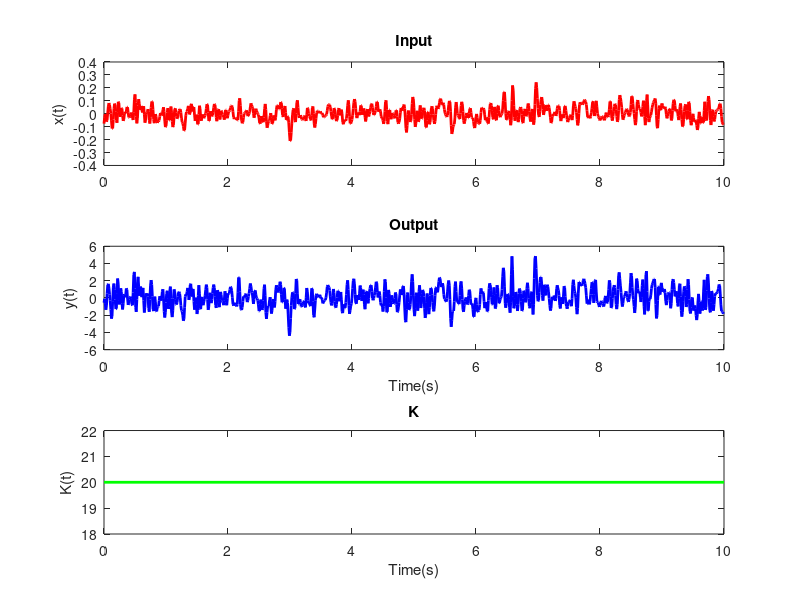

MATLAB code for this plot: (Note: this script raises an error after producing the figure.)
%% TVModelDemo
% Demonstrationt of various aspects of TV identification for BMDE 502
%
% Use cell mode and run ech section separately.

T = 1/100; %Sampling time
duration= 10; % seconds
t = 0:T:duration-T; %Time vector
N= length(t);

%Input design 
[fil_n,fil_d]=butter(2,20/((1/T)/2),'low');  %2nd Order 20Hz low-pass filter.

Input = filtfilt (fil_n, fil_d,0.1*randn(N,1));
%input is low-pass filtered, white-Gaussing signal
d_Input = gradient(Input,T); %first derivative input
dd_Input = gradient(d_Input,T); %second derivative i
%%
%TI Model parameters 
K = 20; %Elasticity
B = 0.25; %viscosity 
I = 0.002; %inertia

%simulated ouput
Output = K*Input + B*d_Input + I*dd_Input;

%plots of input and ouput
figure(1);
subplot(3,1,1)
plot(t,Input,'LineWidth',2,'Color',[1 0 0])
title('Input')
ylabel('x(t)')
subplot(3,1,2)
plot(t,Output,'LineWidth',2,'Color',[0 0 1])
title('Output')
xlabel('Time(s)')
ylabel('y(t)')
subplot(3,1,3)
plot([0 10],[K K],'LineWidth',2,'Color','g')
title('K')
xlabel('Time(s)')
ylabel('K(t)')
streamer('Time Invariant K');


%%
%TV Model parameters 
K = [30*ones(N/4,1); linspace(30,10,N/2)';10*ones(N/4,1)]; % TV Elasticity
B = 0.25; %viscosity 
I = 0.002; %inertia

%simulated ouput
Output = K.*Input + B*d_Input + I*dd_Input;
%note that we use the notaion .* to signifiy item by item multiplication

%plots of input and ouput
figure(1);clf
subplot(3,1,1)
plot(t,Input,'LineWidth',2,'Color',[1 0 0])
title('Input')
ylabel('x(t)')
subplot(3,1,2)
plot(t,Output,'LineWidth',2,'Color',[0 0 1])
title('Output')
ylabel('y(t)')
subplot(3,1,3)
plot(t,K,'LineWidth',2,'Color',[0 1 0])
title('K'); 
streamer('Time-Varying Elasticity')
ylim([5,35])
ylabel('K(t)')
xlabel('Time(s)')
%%  
% We can use matlab's fitlm (fit linear model) function to find the model 
% parameters, other options are avaliable, such as '\' operator. They should provide 
% similar results. 

%estimating a TI system using TV data
tqEst=[];
kEst=[];
TI_model = fitlm([Input d_Input dd_Input],Output,'y ~ x1+x2+x3-1')
tqEst=TI_model.Fitted;
kEst=table2array(TI_model.Coefficients(1,1));

%estimate the models paraters using matlab's fitlm function 
%passing the command 'y ~ x1+x2+x3-1' tells the function that they are three
%inputs and that no constant value should be used

%plots of input and ouput
%plots of input and ouput
figure(2);
subplot(4,1,1)
plot(t,Output,'LineWidth',2,'Color',[1 0 0])
title('True Output')
ylabel('y(t)')
ylim([-5,5])

subplot(4,1,2)
plot(t,tqEst,'LineWidth',2,'Color','g')
title('TQ model Output')
ylabel('$$\hat{y}$$(t)','Interpreter','Latex');

ylim([-5,5])
subplot(4,1,3)
R=Output-tqEst;
plot(t,R,'LineWidth',2,'Color',[0 0 1])
VAF=100*(1-var(R)/var(Output));

title(['Residuals. %VAF=' num2str(VAF)]);
ylabel('y(t)-$$\hat{y}$$(t)','Interpreter','Latex');

ylabel('$$\hat{R}$$(t)','Interpreter','Latex');
ylim([-5,5])
subplot(4,1,4)
plot(t,K,'LineWidth',2,'Color','r')
h=line([0 10],[kEst kEst]); set(h,'linewidth',2,'color','g');
title('Time-Varying Elasticity');
ylim([5,35]);
ylabel('K(t)');
xlabel('Time(s)');
legend('True','Estimate');
streamer('Tine Invariant Identifcation');


%% Quasi-stationary  IdentificationIdentification 
% We can use matlab's fitlm (fit linear model) function to find the model 
% parameters, other options are avaliable, such as '\' operator. They should provide 
% similar results. 
%estimating a TI system using TV data
snr=0;
iStart=1;
TQ_model={};
tqEst=[];
kEst=[];
segLen=100;
nSeg=N/segLen;
N=1000;

% 
Noise = randn(N,1);
    power_noise = sum(Noise.^2);
    power_signal = sum((Output).^2);   
    Total_noise = Noise*sqrt((power_signal/(10^(snr/10)))/power_noise);
    
OutputWithNoise=Output+Total_noise; 
    
for i=1:nSeg,
    iEnd=iStart+segLen-1;
 curModel = fitlm([Input(iStart:iEnd) d_Input(iStart:iEnd) dd_Input(iStart:iEnd)],OutputWithNoise(iStart:iEnd),'y ~ x1+x2+x3-1');
 tqEstCur=curModel.Fitted;
 kEstCur=zeros(segLen,1)+table2array(curModel.Coefficients(1,1));
 tqEst=cat(1,tqEst,tqEstCur);
 kEst=cat(1,kEst,kEstCur); 
iStart=iStart+segLen;
end

%estimate the models parameters using matlab's fitlm function 
%passing the command 'y ~ x1+x2+x3-1' tells the function that they are three
%inputs and that no constant value should be used

%plots of input and ouput
figure(1);
subplot(4,1,1)
plot(t,Output,'LineWidth',2,'Color',[1 0 0])
title('True Output')
ylabel('y(t)')
ylim([-5,5])
subplot(4,1,2)
plot(t,tqEst,'LineWidth',2,'Color','g')
title('TQ model Output')
xlabel('Time(s)')
ylabel('$$\hat{y}$$(t)','Interpreter','Latex')
ylim([-5,5])
subplot(4,1,3)
R=Output-tqEst;
plot(t,R,'LineWidth',2,'Color',[0 0 1])
title('Residuals')
xlabel('Time(s)')
ylabel('$$\hat{R}$$(t)','Interpreter','Latex')
ylim([-5,5])
subplot(4,1,4)
plot(t,K,'LineWidth',2,'Color','r')
h=line(t,kEst); set(h,'linewidth',2,'color','g');
title('Time-Varying Elasticity')
ylim([5,35])
ylabel('K(t)')
xlabel('Time(s)')
legend('True','Estimate');

streamer (['Quasistationary Identification SNR= ' num2str(snr)]);

figMod(3,'linewidth',2);


%% 
% The TI approximation provides the mean of the TV parameters. We need other 
% approach to track the changes in the parameter
% 
% *Ensemble estimation:*

%run your experiment 'hundreds' of times to understand what happens 
%at each point in time

%TV Model parameters 
K = [30*ones(N/4,1); linspace(30,10,N/2)';10*ones(N/4,1)]; % TV Elasticity
B = 0.25; %viscosity 
I = 0.002; %inertia

N_trials = 5;
INPUT = zeros(N,N_trials);
d_INPUT = zeros(N,N_trials);
dd_INPUT = zeros(N,N_trials);
OUTPUT = zeros(N,N_trials);
for i =1 : N_trials
    
    Input = filtfilt (fil_n, fil_d,0.1*randn(N,1));
    %input is low-pass filtered, white-Gaussing signal
    d_Input = gradient(Input,T); %first derivative input
    dd_Input = gradient(d_Input,T); %second derivative input
    
    %store this inforation in matrices 
    INPUT(:,i) = Input;
    d_INPUT(:,i) = d_Input;
    dd_INPUT(:,i) = dd_Input;
    
    %simulated ouput
    Output = K.*Input + B*d_Input + I*dd_Input;
    
    OUTPUT(:,i) = Output;
end
figure(1);
subplot (2,1,1);
waterfall(INPUT');
title('INPUT'); 
subplot(2,1,2);
waterfall(OUTPUT');
title('Output');
streamer('Ensemble of Input and Output Trials'); 

    
%% 
% Now that we have information for the system at each point in time, we 
% can estimate a linear model between the input and the output at each point in 
% time. This can be done by perfoming the parameter estimation at each point in 
% time

TV_params_est = zeros(N,3);
for j =1 : N %note that we are covering all the time up to N       
    Model_time_i =fitlm([INPUT(j,:)' d_INPUT(j,:)' dd_INPUT(j,:)'],OUTPUT(j,:)','y ~ x1+x2+x3-1');
    TV_params_est(j,:) = Model_time_i.Coefficients.Estimate;
end

figure(1);clf;
subplot(3,1,1);

plot(t,K,'LineWidth',2,'Color',[1 0 0])
hold on
plot(t,TV_params_est(:,1),'LineWidth',2,'Color',[0 0 1])
legend('True','Estimated')
ylabel('K')
ylim([5,35])
title(['Number of Trials = ',num2str(N_trials)])

subplot(3,1,2)
plot(t,B*ones(N,1),'LineWidth',2,'Color',[1 0 0])
hold on
plot(t,TV_params_est(:,2),'LineWidth',2,'Color',[0 0 1])
legend('True','Estimated')
ylabel('B')
ylim([0.2 0.3])

subplot(3,1,3)
plot(t,I*ones(N,1),'LineWidth',2,'Color',[1 0 0])
hold on
plot(t,TV_params_est(:,3),'LineWidth',2,'Color',[0 0 1])
legend('True','Estimated')
ylabel('I')
xlabel('Time (s)')
ylim([0.0015 0.0025])
streamer('Ensemble Estimates - No Noise'); 
%%
%Generate esnemble response with noise

N_trials = 500; %change the number of trials to visualize how this affects the results
INPUT = zeros(N,N_trials);
d_INPUT = zeros(N,N_trials);
dd_INPUT = zeros(N,N_trials);
OUTPUT = zeros(N,N_trials);
OUTPUT_noise = zeros(N,N_trials);
for i =1 : N_trials
    
    Input = filtfilt (fil_n, fil_d,0.1*randn(N,1));
    %input is low-pass filtered, white-Gaussing signal
    d_Input = gradient(Input,T); %first derivative input
    dd_Input = gradient(d_Input,T); %second derivative input
    
    %store this inforation in matrices 
    INPUT(:,i) = Input;
    d_INPUT(:,i) = d_Input;
    dd_INPUT(:,i) = dd_Input;
    
    %simulated ouput
    Output = K.*Input + B*d_Input + I*dd_Input;
    
    OUTPUT(:,i) = Output;
    
    Noise = randn(N,1);
    power_noise = sum(Noise.^2);
    power_signal = sum((Output).^2);
    snr=5;
    Total_noise = Noise*sqrt((power_signal/(10^(snr/10)))/power_noise);
    
    OUTPUT_noise(:,i) = Output+Total_noise;
end

%
%results with 5 trials 
N_trials = 5;
TV_params_est_noise = zeros(N,3);
for j =1 : N %note that we are covering all the time up to N       
    Model_time_i =fitlm([INPUT(j,1:N_trials)' d_INPUT(j,1:N_trials)' ...
        dd_INPUT(j,1:N_trials)'],OUTPUT_noise(j,1:N_trials)','y ~ x1+x2+x3-1');
    TV_params_est_noise(j,:) = Model_time_i.Coefficients.Estimate;
end

 clf
subplot(3,1,1);
plot(t,K,'LineWidth',2,'Color',[1 0 0])
hold on
plot(t,TV_params_est_noise(:,1),'LineWidth',2,'Color',[0 0 1])
legend('True','Estimated')
ylabel('K')
ylim([0 40])
title(['Ensemble Identification with SNR=' num2str(snr) ' and number of Trials = ',num2str(N_trials)])
subplot(3,1,2)
plot(t,B*ones(N,1),'LineWidth',2,'Color',[1 0 0])
hold on
plot(t,TV_params_est_noise(:,2),'LineWidth',2,'Color','g')
ylabel('B')
ylim([0.1 0.4])
subplot(3,1,3)
plot(t,I*ones(N,1),'LineWidth',2,'Color','r')
hold on
plot(t,TV_params_est_noise(:,3),'LineWidth',2,'Color','c')
ylabel('I')
xlabel('Time (s)')
ylim([0.000 0.004])
figMod(5,'lineWidth',2); 

%%
%results with 50 trials 
N_trials = 50;
TV_params_est_noise = zeros(N,3);
for j =1 : N %note that we are covering all the time up to N       
    Model_time_i =fitlm([INPUT(j,1:N_trials)' d_INPUT(j,1:N_trials)' ...
        dd_INPUT(j,1:N_trials)'],OUTPUT_noise(j,1:N_trials)','y ~ x1+x2+x3-1');
    TV_params_est_noise(j,:) = Model_time_i.Coefficients.Estimate;
end

figure(1); clf;
subplot(3,1,1);
plot(t,K,'LineWidth',2,'Color',[1 0 0])
hold on
plot(t,TV_params_est_noise(:,1),'LineWidth',4,'Color',[0 0 1])
legend('True','Estimated')
ylabel('K')
ylim([0,40])
title(['Number of Trials = ',num2str(N_trials)])
subplot(3,1,2)
plot(t,B*ones(N,1),'LineWidth',2,'Color',[1 0 0])
hold on
plot(t,TV_params_est_noise(:,2),'LineWidth',2,'Color',[0 0 1])
legend('True','Estimated')
ylabel('B')
ylim([0.1 0.4])
subplot(3,1,3)
plot(t,I*ones(N,1),'LineWidth',2,'Color',[1 0 0])
hold on
plot(t,TV_params_est_noise(:,3),'LineWidth',2,'Color',[0 0 1])
legend('True','Estimated')
ylabel('I')
xlabel('Time (s)')
ylim([0.00 0.004])

%%
%results with 500 trials 
N_trials = 500;
TV_params_est_noise = zeros(N,3);
for j =1 : N %note that we are covering all the time up to N       
    Model_time_i =fitlm([INPUT(j,1:N_trials)' d_INPUT(j,1:N_trials)' ...
        dd_INPUT(j,1:N_trials)'],OUTPUT_noise(j,1:N_trials)','y ~ x1+x2+x3-1');
    TV_params_est_noise(j,:) = Model_time_i.Coefficients.Estimate;
end
figure(1); clf
subplot(3,1,1);
plot(t,K,'LineWidth',2,'Color',[1 0 0])
hold on
plot(t,TV_params_est_noise(:,1),'LineWidth',2,'Color',[0 0 1])
legend('True','Estimated')
ylabel('K')
ylim([0,40])
title(['Number of Trials = ',num2str(N_trials)])
subplot(3,1,2)
plot(t,B*ones(N,1),'LineWidth',2,'Color',[1 0 0])
hold on
plot(t,TV_params_est_noise(:,2),'LineWidth',2,'Color',[0 0 1])
legend('True','Estimated')
ylabel('B')
ylim([0.1 0.4])
subplot(3,1,3)
plot(t,I*ones(N,1),'LineWidth',2,'Color',[1 0 0])

hold on
plot(t,TV_params_est_noise(:,3),'LineWidth',2,'Color',[0 0 1])
legend('True','Estimated')
ylabel('I')
xlabel('Time (s)')
ylim([0.00 0.004])
%% 
% Ensemble estimation is straighforward, but it needs a lot of data to produce 
% useful results. Getting all the data can be challenging and sometimes imposible. 
% Thus, other alternatives are needed. 
% 
% *Basis function Expansion:*

%create set of basis functions -- in this case we will use cubic B-splines
%for this example, we will use splines with fixed knots. Knot location can be 
%optimized using different approaches, that won't be discussed here

K = [30*ones(N/4,1); linspace(30,10,N/2)';10*ones(N/4,1)]; % TV Elasticity

%create basis function expansions 
q=linspace(0,1,N);
N_basis  = 10;
centers = linspace(0,1,N_basis);  %equaly spaced B-splines  
number=length(centers);
Basis=zeros(length(q),number);
sd = 0.1;
figure(1); clf
for i=1:number
    Basis(:,i)=(1/(2*pi*sd)^(1/2))*exp(-(0.5/(sd^2))*((q-centers(i)).*(q-centers(i))));
     subplot(2,5,i); 
     plot(Basis(:,i),'LineWidth',2);
     title(['Basis function ' num2str(i)]);
end
streamer('Cubic B-spline BasisFunctions'); 
%%
figure;clf
subplot(3,5,[1:5])
plot(t,K,'LineWidth',2,'Color',[0 0 1])
title('TV parameter')
ylabel('K(t)')
ylim([5 35])
for i=1:10,
subplot(3,5,5+i)
plot(t,Basis(:,i),'LineWidth',2,'Color',[1 0 0])
title(['Basis #', num2str(i)])
end

figMod(1,'linewidth',2); 

%%

figure(1); clf

params = Basis\K;
fit_to_K = Basis*params;
subplot (2,1,1);
stem(params);
xlabel('Basis Function Number');
ylabel('Scale Factor'); 
title('Basis Function Parameters for K'); 

subplot (2,1,2);

plot(t,K,'LineWidth',2,'Color',[0 0 1])
hold on
plot(t,fit_to_K,'LineWidth',2,'Color',[1 0 0])
title('K and Its Basis Function Approximation')
ylabel('K(t)')
xlabel('Time (s)')
legend('True', 'Approximation')
figMod(1,'linewidth',2); 

%% Scale basis functions
figure(1); clf
for i=1:10,
subplot(3,5,5+i)
plot(t,fit_to_K(:,i),'LineWidth',2,'Color',[1 0 0])  % Doesn't seem to work
title(['Basis #', num2str(i)])
end

%% 
% Now we use this idea to estimate the model parameters from data 
% 
% will use a single trial and  noise with various SNR
snr=0; %change the SNR value to see how noise affects estimated parameters
%model simulation 
%TV Model parameters 
K = [30*ones(N/4,1); linspace(30,10,N/2)';10*ones(N/4,1)]; % TV Elasticity
B = 0.25; %viscosity 
I = 0.002; %inertia

N_trials = 1; %change the number of trials to visualize how this affects the results
INPUT = zeros(N,N_trials);
d_INPUT = zeros(N,N_trials);
dd_INPUT = zeros(N,N_trials);
OUTPUT = zeros(N,N_trials);
OUTPUT_noise = zeros(N,N_trials);

snrList=[40 20 0];
for iSNR=1:3,
    snr=snrList(iSNR); 

for i =1 : N_trials
    
    Input = filtfilt (fil_n, fil_d,0.1*randn(N,1));
    %input is low-pass filtered, white-Gaussing signal
    d_Input = gradient(Input,T); %first derivative input
    dd_Input = gradient(d_Input,T); %second derivative input
    
    %store this inforation in matrices 
    INPUT(:,i) = Input;
    d_INPUT(:,i) = d_Input;
    dd_INPUT(:,i) = dd_Input;
    
    %simulated ouput
    Output = K.*Input + B*d_Input + I*dd_Input;
    
    OUTPUT(:,i) = Output;
    
    Noise = randn(N,1);
    power_noise = sum(Noise.^2);
    power_signal = sum((Output).^2);
    
    Total_noise = Noise*sqrt((power_signal/(10^(snr/10)))/power_noise);
    
    OUTPUT_noise(:,i) = Output+Total_noise;
end


%new inputs
X_new = zeros(N,N_basis);
for i = 1 : N_basis
    X_new(:,i)= Input.*Basis(:,i);
end

model_des= 'y ~ x1+x2+x3+x4+x5+x6+x7+x8+x9+x10+x11+x12-1';

TInew_Model =fitlm([X_new d_INPUT dd_INPUT],...
    OUTPUT_noise,model_des);
TInew_params_est = TInew_Model.Coefficients.Estimate;

Est_K = Basis*TInew_params_est(1:N_basis);
Est_B = TInew_params_est(N_basis+1);
Est_I = TInew_params_est(N_basis+2);

figure (iSNR);clf
subplot(2,1,1)
plot(t,OUTPUT,'LineWidth',2,'Color',[0 0 1])
hold on
plot(t,TInew_Model.Fitted,'LineWidth',1,'Color',[1 0 0])
V=vaf(OUTPUT,TInew_Model.Fitted)
ylabel('y(t)')
title(['Noise Free Output and  Estimated Model Predictions (SNR =' , num2str(snr), 'dB) VAF=' num2str(V)])
legend('Noise free measurements','Estimated Model prediction')
ylim([-5 5])
subplot(2,1,2)
plot(t,K,'LineWidth',2,'Color',[0 0 1])
hold on
plot(t,Est_K,'LineWidth',2,'Color',[1 0 0])
title('Elastic parameter')
ylabel('K(t)')
xlabel('Time (s)')
legend('True', 'Estimation')
end

%% 
% We can combine Ensemble learning + basis function expansion to produce 
% a method that is more robust that each method individually
% 
% 

%we will use a single trial and  noise with various SNR
T = 1/100; %Sampling time
duration= 10; % seconds
t = 0:T:duration-T; %Time vector
N= length(t);
%model simulation 
%TV Model parameters 
K = [30*ones(N/4,1); linspace(30,10,N/2)';10*ones(N/4,1)]; % TV Elasticity
B = 0.25; %viscosity 
I = 0.002; %inertia

N_trials = 10; %change the number of trials to visualize how this affects the results
INPUT = zeros(N,N_trials);
d_INPUT = zeros(N,N_trials);
dd_INPUT = zeros(N,N_trials);
OUTPUT = zeros(N,N_trials);
OUTPUT_noise = zeros(N,N_trials);

snr=0; %change the SNR value to see how noise affects estimated parameters

for i =1 : N_trials
    
    Input = filtfilt (fil_n, fil_d,0.1*randn(N,1));
    %input is low-pass filtered, white-Gaussing signal
    d_Input = gradient(Input,T); %first derivative input
    dd_Input = gradient(d_Input,T); %second derivative input
    
    %store this inforation in matrices 
    INPUT(:,i) = Input;
    d_INPUT(:,i) = d_Input;
    dd_INPUT(:,i) = dd_Input;
    
    %simulated ouput
    Output = K.*Input + B*d_Input + I*dd_Input;
    
    OUTPUT(:,i) = Output;
    
    Noise = randn(N,1);
    power_noise = sum(Noise.^2);
    power_signal = sum((Output).^2);
    
    Total_noise = Noise*sqrt((power_signal/(10^(snr/10)))/power_noise);
    
    OUTPUT_noise(:,i) = Output+Total_noise;
end


%new inputs
X_new = zeros(N,N_basis);
XX_new = [];
for k = 1 : N_trials
    temp = INPUT(:,k);
    for i = 1 : N_basis
        X_new(:,i)= temp.*Basis(:,i);
    end
    
    XX_new = [XX_new;X_new];
end

%params_TI_ensemle = pinv([XX_new reshape(d_INPUT,N*N_trials,1)...
%    reshape(dd_INPUT,N*N_trials,1)])*reshape(OUTPUT_noise,N*N_trials,1);
TInew_Model_ensemble =fitlm([XX_new reshape(d_INPUT,N*N_trials,1)...
    reshape(dd_INPUT,N*N_trials,1)],...
    reshape(OUTPUT_noise,N*N_trials,1),model_des);
TInew_params_est_ensemble = TInew_Model_ensemble.Coefficients.Estimate;

Est_K_ensemble = Basis*TInew_params_est_ensemble (1:N_basis);
Est_B_ensemble = TInew_params_est_ensemble (N_basis+1);
Est_I_ensemble = TInew_params_est_ensemble (N_basis+2);

figure (1);clf
subplot(2,1,1)
plot(t,OUTPUT(:,1),'LineWidth',2,'Color',[0 0 1])
hold on
plot(t,TInew_Model_ensemble.Fitted(1:N),'LineWidth',1,'Color',[1 0 0])
ylabel('y(t)')
V=vaf(OUTPUT(:,1),TInew_Model_ensemble.Fitted(1:N))

title(['Nose free output vs. Estimated Model Predictions (SNR =' , num2str(snr), 'dB) NTrials=' num2str(N_trials) ' VAF='  num2str(V)])
legend('Noise free measurement','Estimated Model prediction')
ylim([-5 5])
subplot(2,1,2)
plot(t,K,'LineWidth',2,'Color',[0 0 1])
hold on
plot(t,Est_K_ensemble,'LineWidth',2,'Color',[1 0 0])
title('TV parameter')
ylabel('K(t)')
xlabel('Time (s)')
legend('True', 'Estimation')
figMod(1,'lineWidth',2); 

%% 
% 
% 
%